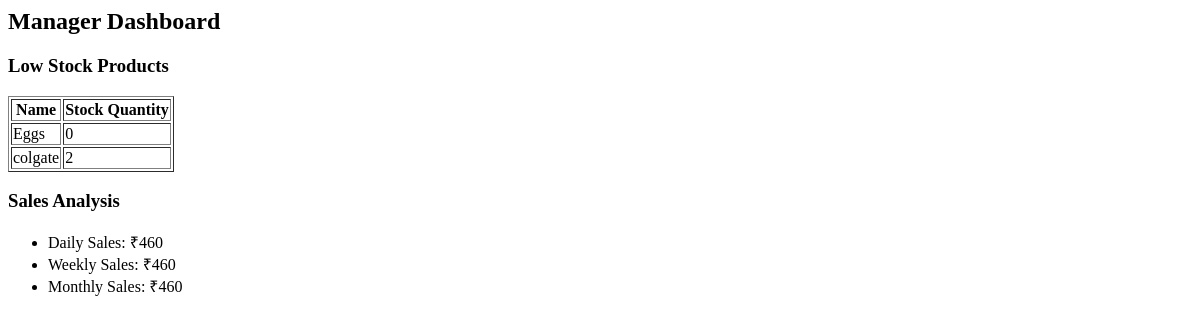
Before: /manager-dashboard/ with the older database file.
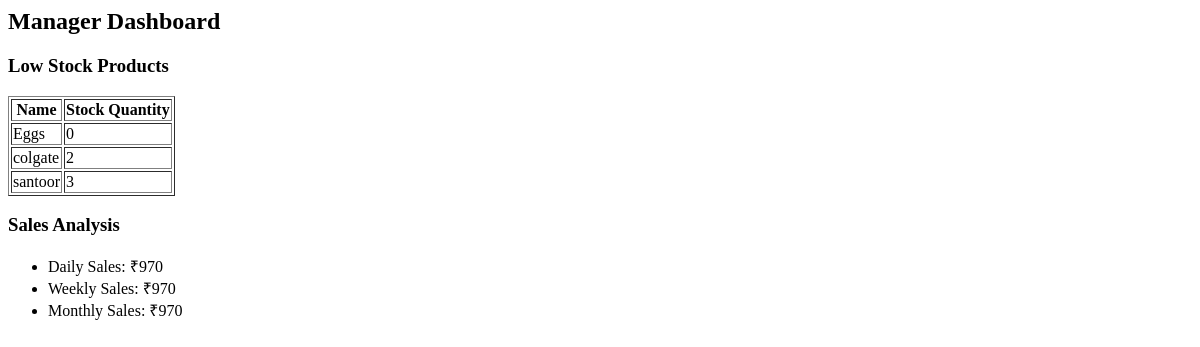
After: the same page with the newer database file.
### stock_analysis/models.py (models this page shows, shortened)
class Product(models.Model):
    name = models.CharField(max_length=100)  # Product name (e.g., Eggs)
    category = models.CharField(max_length=50, blank=True, null=True)  # Product category (e.g., Size)
    stock_quantity = models.IntegerField(default=0)  # Current stock quantity
    price_per_unit = models.DecimalField(max_digits=10, decimal_places=2)  # Price per unit
    created_at = models.DateTimeField(auto_now_add=True)  # Timestamp for creation
    updated_at = models.DateTimeField(auto_now=True)  # Timestamp for updates

### stock_analysis/views.py (the view)
# urls.py: path("manager-dashboard/", views.manager_dashboard, name="manager_dashboard"),
def manager_dashboard(request):
    today = datetime.now().date()
    start_of_week = today - timedelta(days=today.weekday())  # Monday of the current week
    start_of_month = today.replace(day=1)  # First day of the current month
    low_stock_products = Product.objects.filter(stock_quantity__lt=10)  # Low stock warning (<10 units)
    daily_sales = Sale.objects.filter(sale_date__date=today).aggregate(total=Sum('total_price'))['total'] or 0
    weekly_sales = Sale.objects.filter(sale_date__date__gte=start_of_week).aggregate(total=Sum('total_price'))['total'] or 0
    monthly_sales = Sale.objects.filter(sale_date__date__gte=start_of_month).aggregate(total=Sum('total_price'))['total'] or 0
    context = {
        "low_stock_products": low_stock_products,
        "daily_sales": daily_sales,
        "weekly_sales": weekly_sales,
        "monthly_sales": monthly_sales,
    }
    return render(request, "inventory/manager_dashboard.html", context)

### stock_analysis/templates/inventory/manager_dashboard.html
<h2>Manager Dashboard</h2>
<h3>Low Stock Products</h3>
<table border="1">
    <tr>
        <th>Name</th>
        <th>Stock Quantity</th>
    </tr>
    {% for product in low_stock_products %}
    <tr>
        <td>{{ product.name }}</td>
        <td>{{ product.stock_quantity }}</td>
    </tr>
    {% endfor %}
</table>
<h3>Sales Analysis</h3>
<ul>
    <li>Daily Sales: ₹{{ daily_sales }}</li>
    <li>Weekly Sales: ₹{{ weekly_sales }}</li>
    <li>Monthly Sales: ₹{{ monthly_sales }}</li>
</ul>

Changed rows visible on the page:
added Product: name "santoor", stock_quantity "3"
Other visible differences:
{{ daily_sales }}: "460" → "970"
{{ weekly_sales }}: "460" → "970"
{{ monthly_sales }}: "460" → "970"
